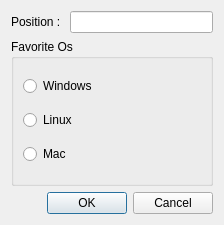
<?xml version="1.0" encoding="UTF-8"?>
<ui version="4.0">
 <class>InfoDialog</class>
 <widget class="QDialog" name="InfoDialog">
  <property name="geometry">
   <rect>
    <x>0</x>
    <y>0</y>
    <width>224</width>
    <height>225</height>
   </rect>
  </property>
  <property name="windowTitle">
   <string>Dialog</string>
  </property>
  <layout class="QVBoxLayout" name="verticalLayout_2">
   <item>
    <layout class="QHBoxLayout" name="horizontalLayout">
     <item>
      <widget class="QLabel" name="label">
       <property name="text">
        <string>Position : </string>
       </property>
      </widget>
     </item>
     <item>
      <widget class="QLineEdit" name="positionLineEdit"/>
     </item>
    </layout>
   </item>
   <item>
    <widget class="QGroupBox" name="groupBox">
     <property name="title">
      <string>Favorite Os</string>
     </property>
     <layout class="QVBoxLayout" name="verticalLayout">
      <item>
       <widget class="QRadioButton" name="windowsRadioButton">
        <property name="text">
         <string>Windows</string>
        </property>
       </widget>
      </item>
      <item>
       <widget class="QRadioButton" name="linuxRadioButton">
        <property name="text">
         <string>Linux</string>
        </property>
       </widget>
      </item>
      <item>
       <widget class="QRadioButton" name="macRadioButton">
        <property name="text">
         <string>Mac</string>
        </property>
       </widget>
      </item>
     </layout>
    </widget>
   </item>
   <item>
    <layout class="QHBoxLayout" name="horizontalLayout_2">
     <item>
      <spacer name="horizontalSpacer">
       <property name="orientation">
        <enum>Qt::Horizontal</enum>
       </property>
       <property name="sizeHint" stdset="0">
        <size>
         <width>40</width>
         <height>20</height>
        </size>
       </property>
      </spacer>
     </item>
     <item>
      <widget class="QPushButton" name="okButton">
       <property name="text">
        <string>OK</string>
       </property>
      </widget>
     </item>
     <item>
      <widget class="QPushButton" name="cancelButton">
       <property name="text">
        <string>Cancel</string>
       </property>
      </widget>
     </item>
    </layout>
   </item>
  </layout>
 </widget>
 <resources/>
 <connections/>
</ui>
